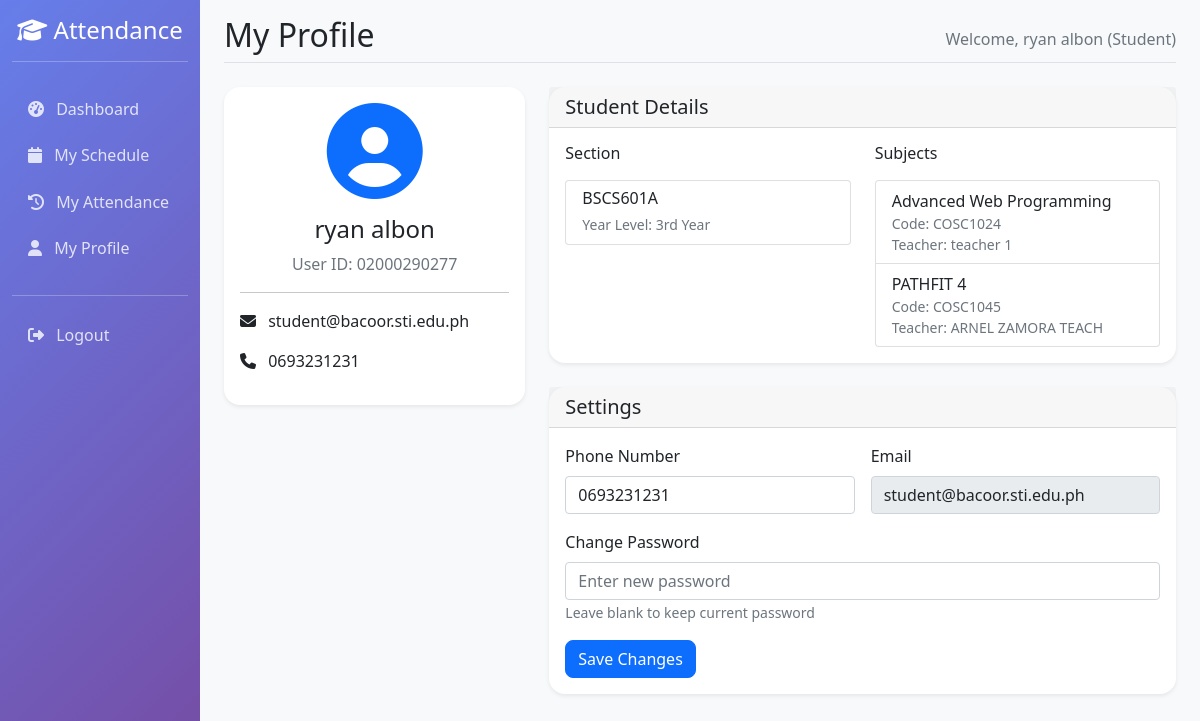
Page /student/profile/ (signed in) on the committed database.
### webapp/models.py (models this page shows, shortened)
class Student(models.Model):
    id = models.UUIDField(primary_key=True, default=uuid.uuid4, editable=False)
    user = models.OneToOneField(CustomUser, on_delete=models.CASCADE)
    student_id = models.CharField(max_length=20, unique=True)
    first_name = models.CharField(max_length=50)
    last_name = models.CharField(max_length=50)
    section = models.ForeignKey(Section, on_delete=models.CASCADE)
    phone = models.CharField(max_length=15, blank=True)
    guardian_name = models.CharField(max_length=100, blank=True)
    guardian_phone = models.CharField(max_length=15, blank=True)
    @property
    def full_name(self):
        return f"{self.first_name} {self.last_name}"

class CustomUser(AbstractUser):
    USER_TYPE_CHOICES = [
        ('admin', 'Admin'),
        ('teacher', 'Teacher'),
        ('student', 'Student'),
    ]
    email = models.EmailField(unique=True)
    user_type = models.CharField(max_length=10, choices=USER_TYPE_CHOICES)
    middle_name = models.CharField(max_length=150, blank=True)
    USERNAME_FIELD = 'email'
    REQUIRED_FIELDS = ['username', 'first_name', 'last_name', 'user_type']

class Section(models.Model):
    id = models.UUIDField(primary_key=True, default=uuid.uuid4, editable=False)
    name = models.CharField(max_length=50)
    year_level = models.CharField(max_length=20)
    created_at = models.DateTimeField(auto_now_add=True)

class Schedule(models.Model):
    DAYS_OF_WEEK = (
        ('monday', 'Monday'),
        ('tuesday', 'Tuesday'),
        ('wednesday', 'Wednesday'),
        ('thursday', 'Thursday'),
        ('friday', 'Friday'),
        ('saturday', 'Saturday'),
        ('sunday', 'Sunday'),
    )
    id = models.UUIDField(primary_key=True, default=uuid.uuid4, editable=False)
    teacher = models.ForeignKey(Teacher, on_delete=models.CASCADE)
    subject = models.ForeignKey(Subject, on_delete=models.CASCADE)
    section = models.ForeignKey(Section, on_delete=models.CASCADE)
    day_of_week = models.CharField(max_length=10, choices=DAYS_OF_WEEK)
    start_time = models.TimeField()
    end_time = models.TimeField()
    room = models.CharField(max_length=50, blank=True)
    is_active = models.BooleanField(default=True)
    class Meta:
        unique_together = ['teacher', 'subject', 'section', 'day_of_week', 'start_time']
        ordering = ['day_of_week', 'start_time']

class Subject(models.Model):
    id = models.UUIDField(primary_key=True, default=uuid.uuid4, editable=False)
    name = models.CharField(max_length=100)
    code = models.CharField(max_length=20, unique=True)
    description = models.TextField(blank=True)
    created_at = models.DateTimeField(auto_now_add=True)

class Teacher(models.Model):
    id = models.UUIDField(primary_key=True, default=uuid.uuid4, editable=False)
    user = models.OneToOneField(CustomUser, on_delete=models.CASCADE)
    teacher_id = models.CharField(max_length=20, unique=True)
    first_name = models.CharField(max_length=50)
    last_name = models.CharField(max_length=50)
    phone = models.CharField(max_length=15, blank=True)
    sections = models.ManyToManyField(Section, blank=True)
    subjects = models.ManyToManyField(Subject, blank=True)
    created_at = models.DateTimeField(auto_now_add=True)  # Added to match Student
    updated_at = models.DateTimeField(auto_now=True)      # Added to match Student
    @property
    def full_name(self):
        return f"{self.first_name} {self.last_name}"

### webapp/student_views.py (the view, shortened to what this page needs)
# urls.py: path('profile/', student_views.student_profile, name='student_profile'),
@login_required
def student_profile(request):
    if request.user.user_type != 'student':
        return redirect('login')
    student = get_object_or_404(Student, user=request.user)
    context = {
        'student': student,
        'user': request.user
    }
    return render(request, 'webapp/student/profile.html', context)

### webapp/templates/webapp/student/profile.html (shortened to what this page needs)
{% extends 'webapp/base.html' %}
{% block page_title %}My Profile{% endblock %}
{% block content %}
<div class="row">
    <div class="col-md-4">
        <div class="card">
            <div class="card-body text-center">
                <div class="mb-3">
                    <i class="fas fa-user-circle fa-6x text-primary"></i>
                </div>
                <h4>{{ student.full_name }}</h4>
                <p class="text-muted mb-2">User ID: {{ student.student_id }}</p>
                <hr>
                <div class="text-start">
                    <p><i class="fas fa-envelope me-2"></i> {{ user.email }}</p>
                    <p><i class="fas fa-phone me-2"></i> {{ student.phone }}</p>
                </div>
            </div>
        </div>
    </div>
    <div class="col-md-8">
        <div class="card mb-4">
            <div class="card-header">
                <h5 class="mb-0">Student Details</h5>
            </div>
            <div class="card-body">
                <div class="row">
                    <div class="col-md-6">
                        <h6 class="mb-3">Section</h6>
                        <div class="list-group">
                            <div class="list-group-item">
                                <h6 class="mb-1">{{ student.section.name }}</h6>
                                <small class="text-muted">Year Level: {{ student.section.year_level }}</small>
                            </div>
                        </div>
                    </div>
                    <div class="col-md-6">
                        <h6 class="mb-3">Subjects</h6>
                        <ul class="list-group">
                            {% for schedule in student.section.schedule_set.all %}
                            <li class="list-group-item">
                                {{ schedule.subject.name }}
                                <small class="text-muted d-block">Code: {{ schedule.subject.code }}</small>
                                <small class="text-muted d-block">Teacher: {{ schedule.teacher.full_name }}</small>
                            </li>
                            {% endfor %}
                        </ul>
                    </div>
                </div>
            </div>
        </div>
        <div class="card">
            <div class="card-header">
                <h5 class="mb-0">Settings</h5>
            </div>
            <div class="card-body">
                <form method="POST" class="row g-3">
                    <div class="col-md-6">
                        <label class="form-label">Phone Number</label>
                        <input type="tel" name="phone" class="form-control" value="{{ student.phone }}">
                    </div>
                    <div class="col-md-6">
                        <label class="form-label">Email</label>
                        <input type="email" class="form-control" value="{{ user.email }}" readonly>
                    </div>
                    <div class="col-12">
                        <label class="form-label">Change Password</label>
                        <input type="password" name="new_password" class="form-control" placeholder="Enter new password">
                        <small class="text-muted">Leave blank to keep current password</small>
                    </div>
                    <div class="col-12">
                        <button type="submit" class="btn btn-primary">Save Changes</button>
                    </div>
                </form>
            </div>
        </div>
    </div>
</div>
{% endblock %}

### webapp/templates/webapp/base.html (shortened to what this page needs)
<!DOCTYPE html>
<html lang="en">
<head>
    <link href="https://cdn.jsdelivr.net/npm/bootstrap@5.1.3/dist/css/bootstrap.min.css" rel="stylesheet">
    <link href="https://cdnjs.cloudflare.com/ajax/libs/font-awesome/6.4.0/css/all.min.css" rel="stylesheet">
    <link rel="stylesheet" type="text/css" href="https://cdn.datatables.net/buttons/2.2.3/css/buttons.bootstrap5.min.css">
    <link rel="stylesheet" href="https://cdn.jsdelivr.net/npm/sweetalert2@11.7.3/dist/sweetalert2.min.css">
</head>
<body>
    {% if user.is_authenticated %}
    <div class="container-fluid">
        <div class="row">
            <nav class="col-md-3 col-lg-2 d-md-block sidebar collapse">
                <div class="position-sticky pt-3">
                    <div class="text-center mb-4">
                        <h4><i class="fas fa-graduation-cap"></i> Attendance</h4>
                        <hr class="text-white">
                    </div>
                    {% if user.user_type == 'admin' %}
                        <ul class="nav flex-column">
                            <li class="nav-item">
                                <a class="nav-link" href="{% url 'admin_dashboard' %}">
                                    <i class="fas fa-tachometer-alt me-2"></i> Dashboard
                                </a>
                            </li>
                            <li class="nav-item">
                                <a class="nav-link" href="{% url 'teacher_list' %}">
                                    <i class="fas fa-chalkboard-teacher me-2"></i> Teachers
                                </a>
                            </li>
                            <li class="nav-item">
                                <a class="nav-link" href="{% url 'student_list' %}">
                                    <i class="fas fa-user-graduate me-2"></i> Students
                                </a>
                            </li>
                            <li class="nav-item">
                                <a class="nav-link" href="{% url 'subject_list' %}">
                                    <i class="fas fa-book me-2"></i> Subjects
                                </a>
                            </li>
                            <li class="nav-item">
                                <a class="nav-link" href="{% url 'section_list' %}">
                                    <i class="fas fa-users me-2"></i> Sections
                                </a>
                            </li>
                            <li class="nav-item">
                                <a class="nav-link" href="{% url 'schedule_list' %}">
                                    <i class="fas fa-calendar-alt me-2"></i> Schedules
                                </a>
                            </li>
                        </ul>
                    {% elif user.user_type == 'student' %}
                        <ul class="nav flex-column">
                            <li class="nav-item">
                                <a class="nav-link" href="{% url 'student_dashboard' %}">
                                    <i class="fas fa-tachometer-alt me-2"></i> Dashboard
                                </a>
                            </li>
                            <li class="nav-item">
                                <a class="nav-link" href="{% url 'student_schedule' %}">
                                    <i class="fas fa-calendar me-2"></i> My Schedule
                                </a>
                            </li>
                            <li class="nav-item">
                                <a class="nav-link" href="{% url 'student_attendance_history' %}">
                                    <i class="fas fa-history me-2"></i> My Attendance
                                </a>
                            </li>
                            <li class="nav-item">
                                <a class="nav-link" href="{% url 'student_profile' %}">
                                    <i class="fas fa-user me-2"></i> My Profile
                                </a>
                            </li>
                        </ul>
                    {% endif %}
                    <hr class="text-white mt-4">
                    <ul class="nav flex-column">
                        <li class="nav-item">
                            <a class="nav-link" href="{% url 'logout' %}">
                                <i class="fas fa-sign-out-alt me-2"></i> Logout
                            </a>
                        </li>
                    </ul>
                </div>
            </nav>
            <main class="col-md-9 ms-sm-auto col-lg-10 px-md-4 main-content">
                <div class="pt-3 pb-2 mb-3">
                    <div class="d-flex justify-content-between flex-wrap flex-md-nowrap align-items-center border-bottom">
                        <h1 class="h2">{% block page_title %}Dashboard{% endblock %}</h1>
                        <div class="text-muted">
    Welcome,
    {% if user.user_type == 'teacher' %}
        {{ teacher.full_name }} (Teacher)
    {% elif user.user_type == 'student' %}
        {{ student.first_name }} {{ student.last_name }} (Student)
    {% elif user.user_type == 'admin' %}
        {{ user.username }} (Admin)
    {% else %}
        {{ user.first_name|default:user.username }}
    {% endif %}
</div>
                    </div>
                    <div class="mt-4">
                        {% block content %}
                        {% endblock %}
                    </div>
                </div>
            </main>
        </div>
    </div>
    {% endif %}
</body>
</html>

### webapp/templates/webapp/base.html (style rules this page uses)
.sidebar { min-height: 100vh; background: linear-gradient(135deg, #667eea 0%, #764ba2 100%); color: white; }
.sidebar .nav-link { color: rgba(255, 255, 255, 0.8); border-radius: 0.5rem; margin: 0.2rem 0; transition: all 0.3s ease; }
.main-content { background-color: #f8f9fa; min-height: 100vh; }
.card { border: none; border-radius: 1rem; box-shadow: 0 0.125rem 0.25rem rgba(0, 0, 0, 0.075); transition: all 0.3s ease; }
.btn { border-radius: 0.5rem; transition: all 0.3s ease; }

### rows in the picture
Student: first_name "ryan", last_name "albon", full_name "ryan albon", student_id "02000290277", phone "0693231231", section.name "BSCS601A", section.year_level "3rd Year"
CustomUser: email "student@bacoor.sti.edu.ph"
Schedule: subject.name "Advanced Web Programming", subject.code "COSC1024", teacher.full_name "teacher 1"
Schedule: subject.name "PATHFIT 4", subject.code "COSC1045", teacher.full_name "ARNEL ZAMORA TEACH"
